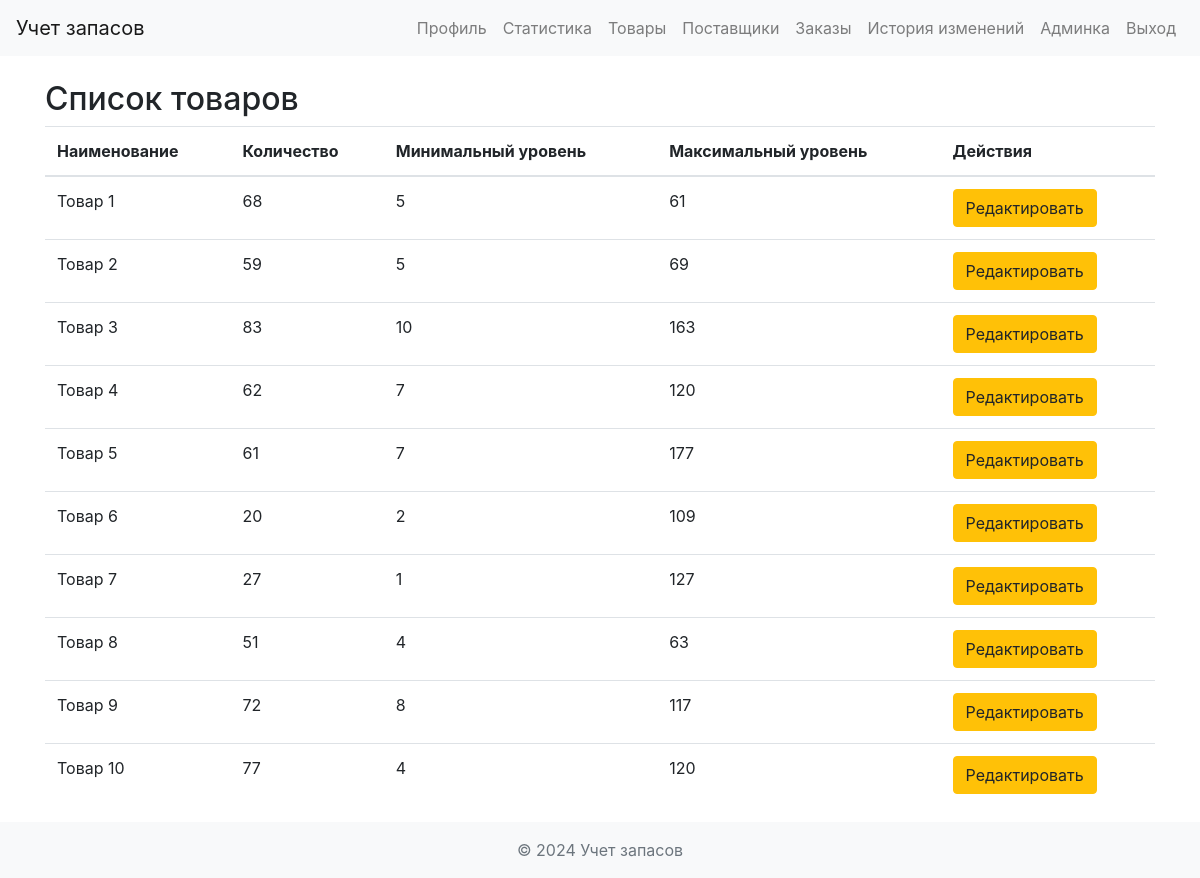
Screenshot of /inventory (signed in) with the database file from the repository.
### app/models.py (models this page shows, shortened)
class InventoryItem(db.Model):
    id = db.Column(db.Integer, primary_key=True)
    name = db.Column(db.String(100), nullable=False)
    quantity = db.Column(db.Integer, nullable=False)
    min_level = db.Column(db.Integer, nullable=False)
    max_level = db.Column(db.Integer, nullable=False)
    supplier_id = db.Column(db.Integer, db.ForeignKey('supplier.id'))

### app/views.py (the view)
@app.route('/inventory')
@login_required
def inventory():
    items = InventoryItem.query.all()
    return render_template('inventory.html', items=items)

### app/__init__.py (called while the page is built)
@login_manager.user_loader
def load_user(user_id):
    return User.query.get(int(user_id))

### app/templates/inventory.html (shortened to what this page needs)
{% extends "layout.html" %}
{% block content %}
<h2>Список товаров</h2>
<table class="table">
    <thead>
        <tr>
            <th>Наименование</th>
            <th>Количество</th>
            <th>Минимальный уровень</th>
            <th>Максимальный уровень</th>
            <th>Действия</th>
        </tr>
    </thead>
    <tbody>
        {% for item in items %}
            <tr>
                <td>{{ item.name }}</td>
                <td>{{ item.quantity }}</td>
                <td>{{ item.min_level }}</td>
                <td>{{ item.max_level }}</td>
                <td>
                    <a href="{{ url_for('edit_inventory_item', item_id=item.id) }}" class="btn btn-warning">Редактировать</a>
                </td>
            </tr>
        {% endfor %}
    </tbody>
</table>
{% endblock %}

### rows the page displays
InventoryItem: name "Товар 1", quantity "68", min_level "5", max_level "61"
InventoryItem: name "Товар 2", quantity "59", min_level "5", max_level "69"
InventoryItem: name "Товар 3", quantity "83", min_level "10", max_level "163"
InventoryItem: name "Товар 4", quantity "62", min_level "7", max_level "120"
InventoryItem: name "Товар 5", quantity "61", min_level "7", max_level "177"
InventoryItem: name "Товар 6", quantity "20", min_level "2", max_level "109"
InventoryItem: name "Товар 7", quantity "27", min_level "1", max_level "127"
InventoryItem: name "Товар 8", quantity "51", min_level "4", max_level "63"
InventoryItem: name "Товар 9", quantity "72", min_level "8", max_level "117"
InventoryItem: name "Товар 10", quantity "77", min_level "4", max_level "120"
